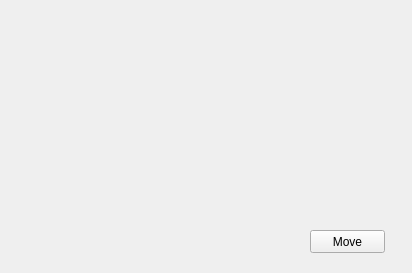
<?xml version="1.0" encoding="UTF-8"?>
<ui version="4.0">
 <class>Widget</class>
 <widget class="QWidget" name="Widget">
  <property name="geometry">
   <rect>
    <x>0</x>
    <y>0</y>
    <width>412</width>
    <height>273</height>
   </rect>
  </property>
  <property name="windowTitle">
   <string>Widget</string>
  </property>
  <widget class="QPushButton" name="pushButton">
   <property name="geometry">
    <rect>
     <x>310</x>
     <y>230</y>
     <width>75</width>
     <height>23</height>
    </rect>
   </property>
   <property name="text">
    <string>Move</string>
   </property>
  </widget>
 </widget>
 <resources/>
 <connections/>
</ui>
